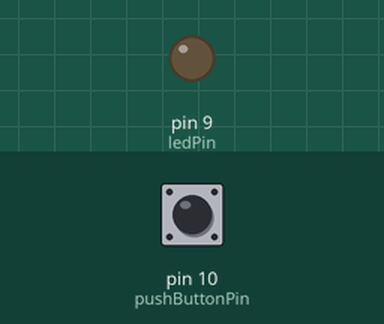
The sketch below on a simulated Arduino Uno, built with avr-gcc and run on an emulated ATmega328P. On the bench: output pins drawn as LEDs (lit = HIGH). The inputs (shaded band) are chosen by the test bench; at power-on: pin 10 (pushButtonPin) LOW.

Above: at 1.2 s.
1.3 s: pin 10 (pushButtonPin) pulled HIGH for 0.15 s
At 1.39 s:
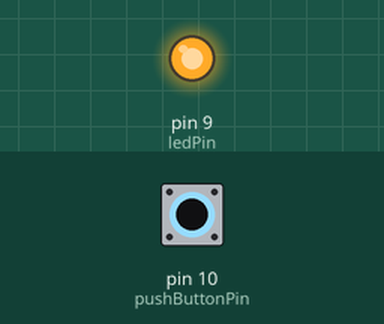
2.9 s: pin 10 (pushButtonPin) pulled HIGH for 3.2 s
At 6.4 s:
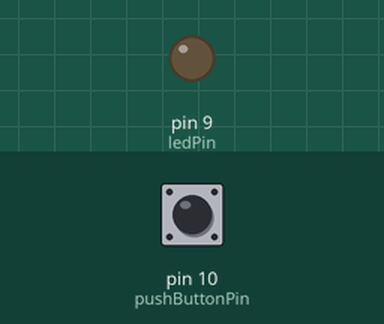
Timing chart, 0 to 7.9 s (numbered marks = the images above; inputs shaded):
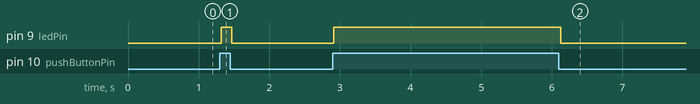

Measured:
- after the input at 1.3 s, pin 9 (ledPin): LOW → HIGH at once, → LOW 0.15 s later
- after the input at 2.9 s, pin 9 (ledPin): LOW → HIGH at once, → LOW 3.2 s later

The sketch:

05.push.button.ino
```cpp
int ledPin = 9; // o pin que o led está conectado
int pushButtonPin = 10; // o pin que o push button está conectado

// rotina que é executada ao pressionar reset
void setup() {
  Serial.begin(9600); // inicia a comunicação serial
  pinMode(ledPin, OUTPUT); // define a porta 9 como saída
  pinMode(pushButtonPin, INPUT); // define a porta 10 como entrada
}

// rotina que é executada o tempo todo
void loop() {
  // lê se o botão foi pressionado
  int pushButtonValue = digitalRead(pushButtonPin);

  // se o botão foi pressionado
  if (pushButtonValue == HIGH) {
    digitalWrite(ledPin, HIGH); // acende o led
  } else {
    digitalWrite(ledPin, LOW); // apaga o led
  }

  // espera por 30 milisegundos
  delay(30);
}
```
